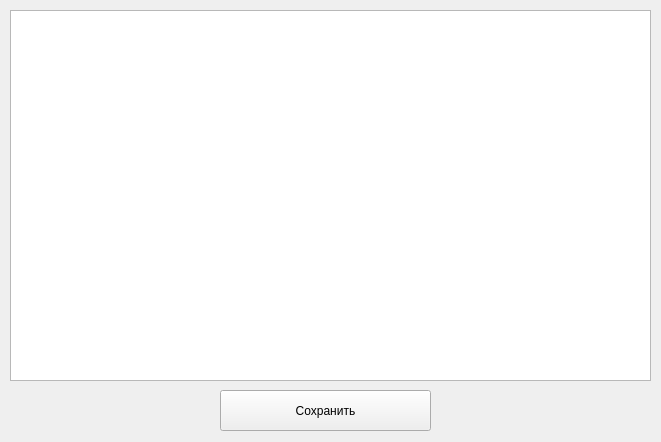
<?xml version="1.0" encoding="UTF-8"?>
<ui version="4.0">
 <class>Form</class>
 <widget class="QWidget" name="Form">
  <property name="geometry">
   <rect>
    <x>0</x>
    <y>0</y>
    <width>661</width>
    <height>442</height>
   </rect>
  </property>
  <property name="sizePolicy">
   <sizepolicy hsizetype="Fixed" vsizetype="Fixed">
    <horstretch>0</horstretch>
    <verstretch>0</verstretch>
   </sizepolicy>
  </property>
  <property name="windowTitle">
   <string>Правка</string>
  </property>
  <widget class="QPlainTextEdit" name="plainTextEdit">
   <property name="geometry">
    <rect>
     <x>10</x>
     <y>10</y>
     <width>641</width>
     <height>371</height>
    </rect>
   </property>
  </widget>
  <widget class="QPushButton" name="pushButton">
   <property name="geometry">
    <rect>
     <x>220</x>
     <y>390</y>
     <width>211</width>
     <height>41</height>
    </rect>
   </property>
   <property name="text">
    <string>Сохранить</string>
   </property>
  </widget>
 </widget>
 <resources/>
 <connections/>
</ui>
